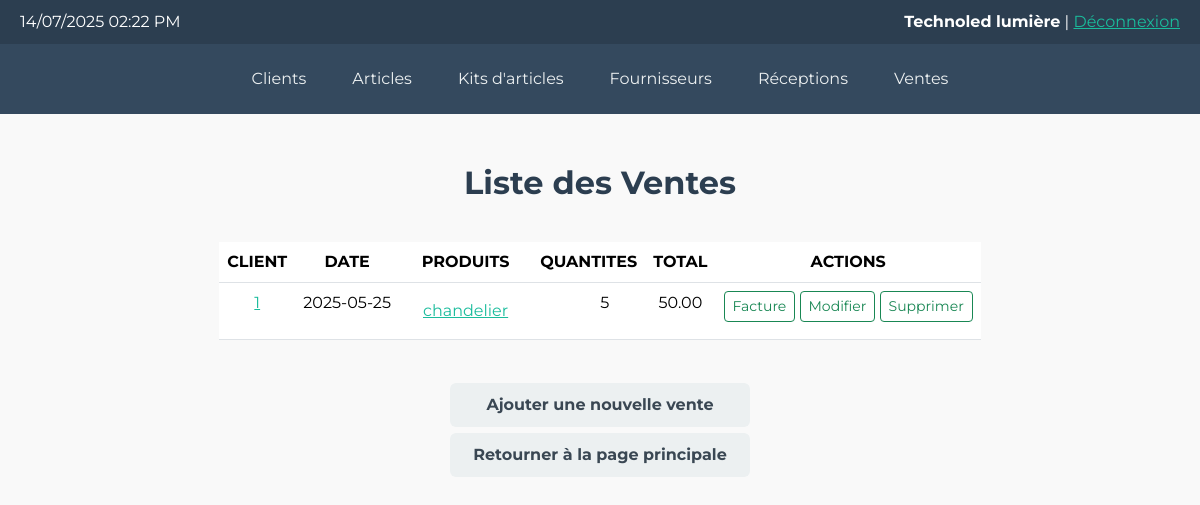
The page /views/sales.php on the database its author committed.
### tables this page shows
CREATE TABLE sales (
    id INT AUTO_INCREMENT PRIMARY KEY,
    client_id INT,
    sale_date DATE,
    total_amount DECIMAL(10,2),
    FOREIGN KEY (client_id) REFERENCES customers(id)
);

CREATE TABLE sale_items (
    id INT AUTO_INCREMENT PRIMARY KEY,
    sale_id INT,
    product_id INT,
    quantity INT,
    unit_price DECIMAL(10,2),
    FOREIGN KEY (sale_id) REFERENCES sales(id),
    FOREIGN KEY (product_id) REFERENCES products(id)
);

CREATE TABLE products (
    id INT AUTO_INCREMENT PRIMARY KEY,
    name VARCHAR(100),
    description TEXT,
    unit VARCHAR(20),
    unit_price DECIMAL(10,2),
    stock_quantity INT DEFAULT 0,
    created_at TIMESTAMP DEFAULT CURRENT_TIMESTAMP
);

### views/sales.php (the view, shortened to what this page needs)
<!DOCTYPE html>
<html>
<head>
    <link href="https://cdn.jsdelivr.net/npm/bootstrap@5.3.3/dist/css/bootstrap.min.css" rel="stylesheet">
    <link rel="stylesheet" href="../css/style.css">
</head>
<body>
  <header>
        <div>
            <?php
                echo date("d/m/Y h:i A");
            ?>
        </div>
        <div><span>Technoled lumière</span> | <a href="../login.php" style="color: #1abc9c;">Déconnexion</a></div>
    </header>
<nav>
        <a href="costumers.php">
            <div>
                Clients
            </div>
        </a>
        <a href="items.php">
            <div>
                Articles
            </div>
        </a>
        <a href="item_kits.php">
            <div>
                Kits d'articles
            </div>
        </a>
        <a href="suppliers.php">
            <div>
                Fournisseurs
            </div>
        </a>
        <a href="receivings.php">
            <div>
                Réceptions
            </div>
        </a>
        <a href="sales.php">
            <div>
                Ventes
            </div>
        </a>
    </nav>
    <main>
      <h1>Liste des Ventes</h1>
      <?php
        require "../connect.php";
        $req1 = "select * from sales ";
        $result=$pdo->query($req1);
        $res= $result->fetchAll(PDO::FETCH_ASSOC);
        if(empty($res)) echo "Probléme d'accès au base de données";
        else{
      ?>
      <div class="list">
        <table class="table table-hover">
          <thead>
            <tr>
              <th scope="col">CLIENT</th>
              <th scope="col">DATE</th>
              <th scope="col">PRODUITS</th>
              <th scope="col">QUANTITES</th>
              <th scope="col">TOTAL</th>
              <th scope="col">ACTIONS</th>
            </tr>
          </thead>
          <tbody>
          <?php
              foreach ($res as $r){
          ?>
                <tr>
                    <td class="item">
                        <a href="../actions/clients/viewClient.php?id=<?=$r["client_id"]?>">
                            <?=$r["client_id"]?>
                        </a>
                    </td>
                    <td><?=$r["sale_date"]?></td>
                    <td>
                        <ul class="list-group list-group-flush">
                        <?php
                            $req2 = "select * from sale_items where sale_id=?";
                            $pst=$pdo->prepare($req2);
                            $pst->bindParam(1,$r["id"],PDO::PARAM_INT);
                            $pst->execute();
                            $result2= $pst->fetchAll(PDO::FETCH_ASSOC);
                            $req3 = "select * from products where id=?";
                            foreach($result2 as $p){
                                $pst=$pdo->prepare($req3);
                                $pst->bindParam(1,$p["product_id"],PDO::PARAM_INT);
                                $pst->execute();
                                $nom= $pst->fetch(PDO::FETCH_ASSOC);
                        ?>
                                <li class="list-group-item item">
                                    <a href="../actions/items/viewItem.php?id=<?=$p["product_id"]?>">
                                        <?= $nom["name"] ?>
                                    </a>
                                </li>
                        <?php
                            }
                        ?>
                        </ul>
                    </td>
                    <td>
                        <ul style="list-style-type: none;">
                        <?php
                            $req4 = "select * from sale_items where id=?";
                            foreach($result2 as $p){
                                $pst=$pdo->prepare($req4);
                                $pst->bindParam(1,$p["id"],PDO::PARAM_INT);
                                $pst->execute();
                                $qte= $pst->fetch(PDO::FETCH_ASSOC);
                        ?>
                            <li><?=$qte["quantity"]?></li>
                        <?php
                            }
                        ?>
                        </ul>
                    </td>
                    <td><?=$r["total_amount"]?></td>
                    <td>
                        <a href="../actions/sales/viewSales.php?id=<?=$r["id"]?>" class="btn btn-outline-success btn-sm">Facture</a>
                        <a href="../actions/sales/modifySales.php?id=<?=$r["id"]?>" class="btn btn-outline-success btn-sm">Modifier</a>
                        <a href="../actions/sales/deleteSales.php?id=<?=$r["id"]?>" class="btn btn-outline-success btn-sm">Supprimer</a>
                    </td>
                </tr>
          <?php
                  }
          ?>
          </tbody>
        </table>
        <?php
            }
        ?>
        </div>
        <br>
        <a href="../actions/sales/addSales.php" class="back">Ajouter une nouvelle vente</a>
        <a href="../index.php" class="back">Retourner à la page principale</a>
    </main>
</body>
</html>

### css/style.css (style rules this page uses)
body { font-family: Arial, sans-serif; margin: 0; padding: 0; background-color: #f9f9f9; color: #333; font-family: 'Montserrat', 'Roboto', Arial, sans-serif; }
header { background-color: #2c3e50; color: white; padding: 10px 20px; display: flex; justify-content: space-between; align-items: center; }
header span { font-weight: bold; }
nav { background-color: #34495e; display: flex; flex-wrap: wrap; padding: 10px; justify-content: center; }
nav div { margin: 3px; text-decoration: none; border: none; padding: 10px 20px; border-radius: 6px; cursor: pointer; transition: background-color 0.5s; }
nav a { text-decoration: none; color: #ecf0f1; }
main { text-align: center; padding: 40px 20px; display: flex; justify-content: center; align-items: center; flex-direction: column; }
.back { margin: 3px; border: none; padding: 10px 20px; border-radius: 6px; cursor: pointer; transition: background-color 0.5s; background-color: #ecf0f1; color: #3a4753; width: 300px; font-weight: bold; text-decoration: none !important; }
h1 { font-size: 32px; color: #2c3e50; text-align: center; margin-bottom: 30px; padding: 10px; font-weight: bold; border-radius: 8px; }
.item a { color: #1abc9c; }

### rows shown on the page
sales: client "1", sale_date "2025-05-25", total_amount "50.00"
sale_items: product.name "chandelier", quantity "5"
